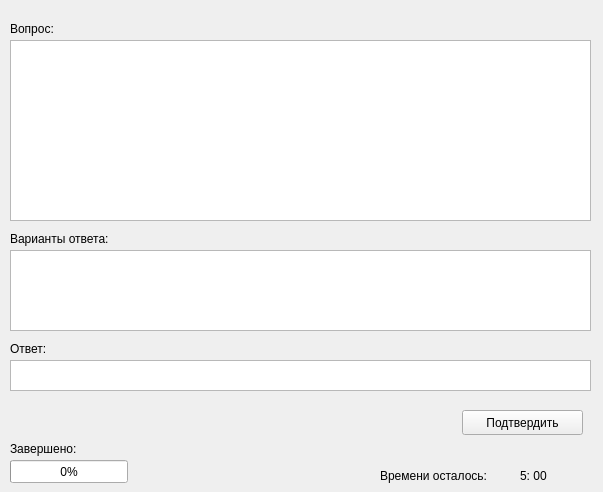
<?xml version="1.0" encoding="UTF-8"?>
<ui version="4.0">
 <class>f_test</class>
 <widget class="QWidget" name="f_test">
  <property name="geometry">
   <rect>
    <x>0</x>
    <y>0</y>
    <width>603</width>
    <height>492</height>
   </rect>
  </property>
  <property name="windowTitle">
   <string>Тест</string>
  </property>
  <widget class="QLabel" name="label">
   <property name="geometry">
    <rect>
     <x>10</x>
     <y>20</y>
     <width>64</width>
     <height>17</height>
    </rect>
   </property>
   <property name="text">
    <string>Вопрос:</string>
   </property>
  </widget>
  <widget class="QProgressBar" name="completed_tracker">
   <property name="geometry">
    <rect>
     <x>10</x>
     <y>460</y>
     <width>118</width>
     <height>23</height>
    </rect>
   </property>
   <property name="value">
    <number>0</number>
   </property>
  </widget>
  <widget class="QLabel" name="label_2">
   <property name="geometry">
    <rect>
     <x>10</x>
     <y>440</y>
     <width>91</width>
     <height>17</height>
    </rect>
   </property>
   <property name="text">
    <string>Завершено:</string>
   </property>
  </widget>
  <widget class="QLabel" name="label_3">
   <property name="geometry">
    <rect>
     <x>380</x>
     <y>460</y>
     <width>131</width>
     <height>31</height>
    </rect>
   </property>
   <property name="text">
    <string>Времени осталось:</string>
   </property>
  </widget>
  <widget class="QLabel" name="label_4">
   <property name="geometry">
    <rect>
     <x>10</x>
     <y>230</y>
     <width>161</width>
     <height>17</height>
    </rect>
   </property>
   <property name="text">
    <string>Варианты ответа:</string>
   </property>
  </widget>
  <widget class="QLabel" name="label_5">
   <property name="geometry">
    <rect>
     <x>10</x>
     <y>340</y>
     <width>64</width>
     <height>17</height>
    </rect>
   </property>
   <property name="text">
    <string>Ответ:</string>
   </property>
  </widget>
  <widget class="QTextEdit" name="i_answer">
   <property name="geometry">
    <rect>
     <x>10</x>
     <y>360</y>
     <width>581</width>
     <height>31</height>
    </rect>
   </property>
  </widget>
  <widget class="QPushButton" name="b_enter">
   <property name="geometry">
    <rect>
     <x>462</x>
     <y>410</y>
     <width>121</width>
     <height>25</height>
    </rect>
   </property>
   <property name="text">
    <string>Подтвердить</string>
   </property>
  </widget>
  <widget class="QLabel" name="time_left">
   <property name="geometry">
    <rect>
     <x>520</x>
     <y>460</y>
     <width>64</width>
     <height>31</height>
    </rect>
   </property>
   <property name="text">
    <string>5: 00</string>
   </property>
  </widget>
  <widget class="QTextEdit" name="t_question">
   <property name="geometry">
    <rect>
     <x>10</x>
     <y>40</y>
     <width>581</width>
     <height>181</height>
    </rect>
   </property>
   <property name="readOnly">
    <bool>true</bool>
   </property>
  </widget>
  <widget class="QTextEdit" name="t_options">
   <property name="geometry">
    <rect>
     <x>10</x>
     <y>250</y>
     <width>581</width>
     <height>81</height>
    </rect>
   </property>
   <property name="readOnly">
    <bool>true</bool>
   </property>
  </widget>
 </widget>
 <resources/>
 <connections/>
</ui>
